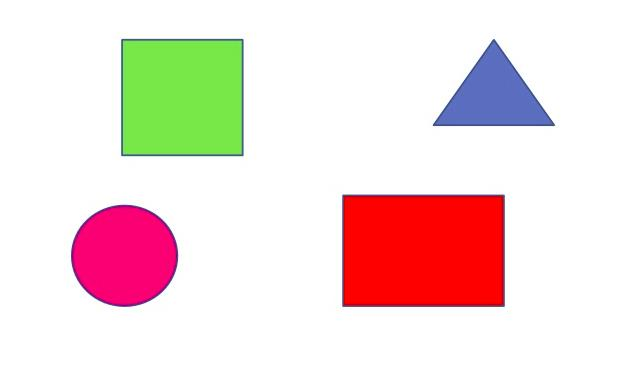
#> input picture shapes.jpeg, 624 x 366 px
$ python chapter8.py
#> lines starting #> are read from the running program, lines starting #| are printed output that depends on the picture; after the words box and inside, x2 and y2 are one past the last pixel; in counts of white or black regions, pixels touching at a corner belong together
#Contour and Shape detection

import cv2
import numpy as np

img=cv2.imread('shapes.jpeg')
#> img is the input picture: shape (366, 624, 3); mean B, G, R 216.7, 219.8, 240.6
imgGS=cv2.cvtColor(img,cv2.COLOR_BGR2GRAY)
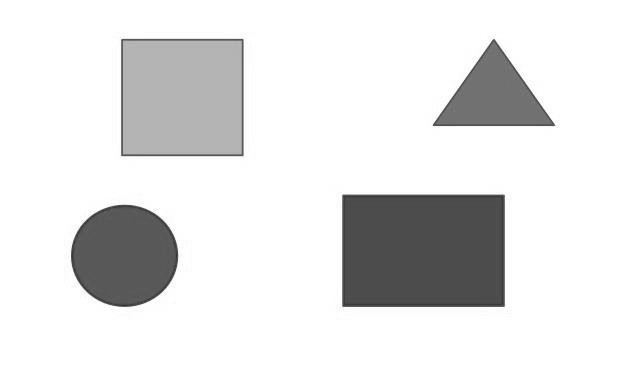
#> imgGS: shape (366, 624); min 42, max 255, mean 225.6
imgBlur=cv2.GaussianBlur(imgGS,(7,7),1)


def getContour(img):
    contours, hierarchy = cv2.findContours(img,cv2.RETR_EXTERNAL,cv2.CHAIN_APPROX_NONE)

    for cnt in contours:
        area=cv2.contourArea(cnt)
        #print(area)

        if area>500:
            cv2.drawContours(imgContour,cnt,-1,(0,0,0),3)
            perimeter=cv2.arcLength(cnt,True)
            #print(perimeter)
            approx=cv2.approxPolyDP(cnt,0.02*perimeter,True)
            #print(len(approx))  #Printing the number of edges/curve
            objcorners=len(approx)
            x, y, w, h =cv2.boundingRect(approx)
            if objcorners==3: ObjectType="Triangle"
            elif objcorners==8: ObjectType="Circle"
            elif objcorners==4:
                ratio=w/float(h)
                if ratio>0.95 and ratio<1.05:
                    ObjectType="Square"
                else:
                    ObjectType="Rectangle"
            #cv2.rectangle(imgContour,(x,y),(x+w,y+h),(150,150,30),2)
            cv2.putText(imgContour,ObjectType,(x+(w//2)-50,y+(h//2)),cv2.FONT_HERSHEY_COMPLEX,1,(0,0,0),1)


def stackImages(scale,imgArray):
    rows = len(imgArray)
    cols = len(imgArray[0])
    rowsAvailable = isinstance(imgArray[0], list)
    width = imgArray[0][0].shape[1]
    height = imgArray[0][0].shape[0]
    if rowsAvailable:
        for x in range ( 0, rows):
            for y in range(0, cols):
                if imgArray[x][y].shape[:2] == imgArray[0][0].shape [:2]:
                    imgArray[x][y] = cv2.resize(imgArray[x][y], (0, 0), None, scale, scale)
                else:
                    imgArray[x][y] = cv2.resize(imgArray[x][y], (imgArray[0][0].shape[1], imgArray[0][0].shape[0]), None, scale, scale)
                if len(imgArray[x][y].shape) == 2: imgArray[x][y]= cv2.cvtColor( imgArray[x][y], cv2.COLOR_GRAY2BGR)
        imageBlank = np.zeros((height, width, 3), np.uint8)
        hor = [imageBlank]*rows
        hor_con = [imageBlank]*rows
        for x in range(0, rows):
            hor[x] = np.hstack(imgArray[x])
        ver = np.vstack(hor)
    else:
        for x in range(0, rows):
            if imgArray[x].shape[:2] == imgArray[0].shape[:2]:
                imgArray[x] = cv2.resize(imgArray[x], (0, 0), None, scale, scale)
            else:
                imgArray[x] = cv2.resize(imgArray[x], (imgArray[0].shape[1], imgArray[0].shape[0]), None,scale, scale)
            if len(imgArray[x].shape) == 2: imgArray[x] = cv2.cvtColor(imgArray[x], cv2.COLOR_GRAY2BGR)
        hor= np.hstack(imgArray)
        ver = hor
    return ver

imgCanny=cv2.Canny(imgBlur,55,55)
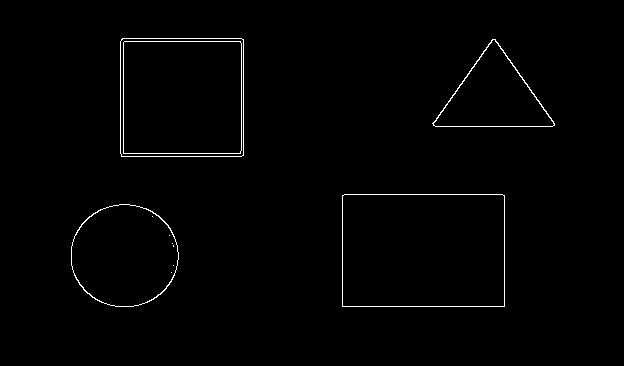
#> imgCanny: shape (366, 624); 1% white in thin lines or dots, all inside (x1, y1, x2, y2) = (71, 38, 555, 307)
imgBlank=np.zeros_like(img)
imgContour=img.copy()
getContour(imgCanny)
#> in getContour, `contours, hierarchy = cv2.findContours(img,cv2.RETR_EXTERNAL,cv2.CHAIN..`: contours = 4 contours; box (x1, y1, x2, y2) and area: (342, 194, 505, 307) 18141, (120, 38, 244, 157) 14506, (71, 204, 179, 307) 8634, (432, 39, 555, 127) 5577
#> the loop in getContour, `for cnt in contours:` made 4 passes
#> (area, perimeter, approx, objcorners, x, y, w, h) on passes 2, 4: (18141, 546.8, [[342, 195], [342, 306], [504, 306], [504, 195]], 4, 342, 195, 163, 112), (14505.5, 479.1, [[121, 39], [121, 156], [243, 155], [243, 39]], 4, 121, 39, 123, 118)
#> (area, perimeter, approx, objcorners, x, y, w, h) on pass 3: (5577, 346.5, [[432, 123], [554, 125], [495, 39]], 3, 432, 39, 123, 87)
#> after the loop in getContour, `for cnt in contours:`:
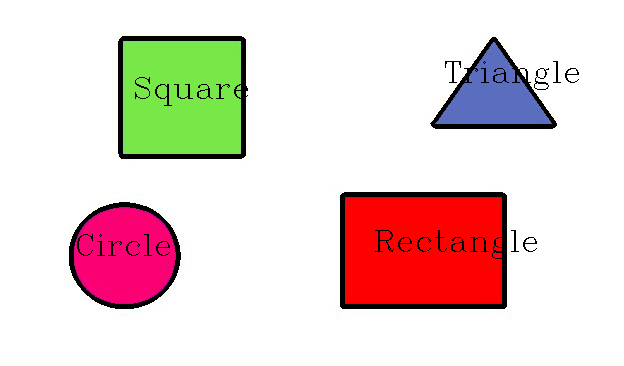
#> imgContour: shape (366, 624, 3); 4.34% of pixels changed, all inside (x1, y1, x2, y2) = (69, 36, 579, 309)


resultimage=stackImages(0.5,([img,imgGS,imgBlur],[imgCanny,imgContour,imgBlank]))
#> after the loop in stackImages, `for x in range(0, rows):`: hor = 2 items
#> in stackImages, `ver = np.vstack(hor)`:
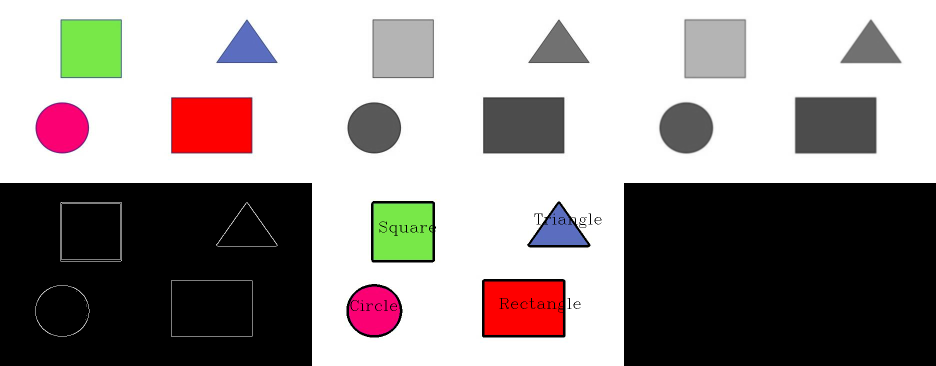
#> ver: shape (366, 936, 3); mean of channels 0, 1, 2 146.7, 147.8, 154.5; drawn as B, G, R

cv2.imshow('Output',resultimage)

cv2.waitKey(0)

$ run again, with 1.png saved as shapes.jpeg
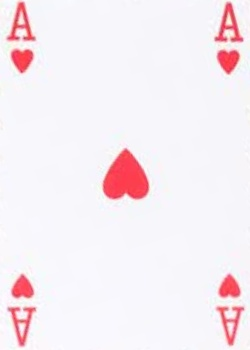
#> input picture 1.png, 250 x 350 px
#> img is the input picture: shape (350, 250, 3); mean B, G, R 242.1, 236.8, 246.7
#> `imgCanny=cv2.Canny(imgBlur,55,55)`:
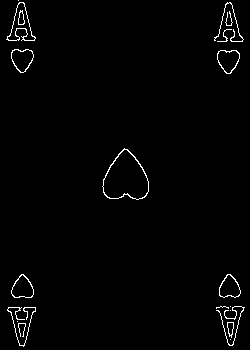
#> imgCanny: shape (350, 250); 1.5% white in thin lines or dots
#> contours = 19 contours, 12 with area under 20; largest, box (x1, y1, x2, y2) and area: (102, 148, 149, 200) 1607, (6, 2, 36, 41) 482, (217, 50, 240, 74) 378, (11, 49, 34, 73) 370, (11, 274, 34, 298) 362, (219, 274, 241, 298) 346, (227, 322, 234, 338) 63
#> the loop in getContour, `for cnt in contours:` made 19 passes
#> (area, perimeter, objcorners, x, y, w, h, ObjectType) on pass 12: (1607, 164.5, 8, 103, 148, 46, 51, 'Circle')
#> after the loop in stackImages, `for x in range(0, rows):`: hor = 2 items
#> in stackImages, `ver = np.vstack(hor)`:
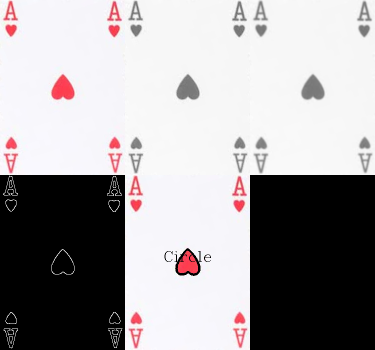
#> ver: shape (350, 375, 3); mean of channels 0, 1, 2 161.2, 159.4, 162.6; drawn as B, G, R
